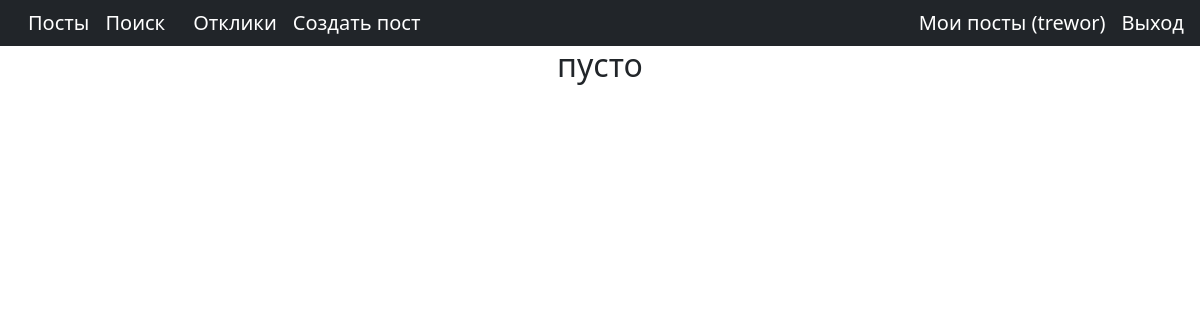
The app's page /responses/ (signed in), older data.
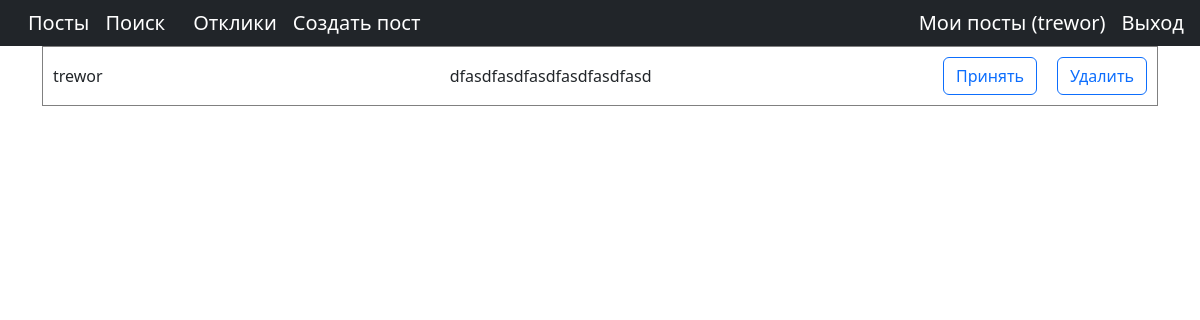
The same page, newer data.
### ads/models.py (models this page shows, shortened)
class Responses(models.Model):
    text = models.TextField()
    re_user = models.ForeignKey(User, related_name='responses', on_delete=models.CASCADE)
    date_created = models.DateTimeField(auto_now_add=True)
    re_post = models.ForeignKey(Post, on_delete=models.CASCADE)
    status = models.BooleanField(default=False)

### ads/views.py (the view, shortened to what this page needs)
# urls.py: path('responses/', responses, name='responses')
@login_required
@csrf_protect
def responses(request):
    responses_list = Responses.objects.filter(re_post__author__author=request.user)
    return render(request, 'responses.html', {'responses': responses_list})

### templates/responses.html (shortened to what this page needs)
{% extends 'flatpages/default.html' %}
{% load static %}
{% block content %}
<html lang="en">
<head>
</head>
<body>
    {% if responses %}
        {% for p in responses %}
    <table cellspacing="5" cellpadding="10" border="1" width="100%">
        <form method="post">
        <tr>
            <td align="left" width="150"> {{ p.re_user }}</td>
           <td align="center" width="1000">{{ p.text }}</td>
            <td>
            <button class="btn btn-outline-primary" name="action" value="accept"> Принять </button>
            <td>
            <button class="btn btn-outline-primary" name="action" value="delete">Удалить</button>
        </td>
            </td>
        </tr>
        </form>
    </table>
        {% endfor %}
    {% else %}
    <h2> пусто  </h2>
    {% endif %}
{% endblock content %}>

### templates/flatpages/default.html (shortened to what this page needs)
<!DOCTYPE html>
<html lang="en">
    <head>
        {% load static %}
        <link href="{% static 'css/styles.css' %}" rel="stylesheet" />
    </head>
    <body>
        <nav class="navbar navbar-expand-lg navbar-dark bg-dark static-top">
   <div class="container" >
       <div class="collapse navbar-collapse" id="navbarResponsive">
           <ul class="navbar-nav ml-auto">
               <li class="nav-item ">
                   <a class="navbar-brand"  href="{% url 'post_list'%}">Посты
                   </a>
               </li>
        </ul>
        </div>
       <div class="collapse navbar-collapse" id="navbarResponsive4">
           <ul class="navbar-nav ml-auto">
               <li class="nav-item ">
                   <a class="navbar-brand"  href="{% url 'search'%}">Поиск</a>
               </li>
           </ul>
       </div>
       <div class="container">
           <div class="collapse navbar-collapse" id="navbarResponsive2">
            <ul class="navbar-nav ml-auto">
               <li class="nav-item " >
                    <a class="navbar-brand"  href="{% url 'responses'%}">Отклики</a>
               </li>
                <li class="nav-item">
                    <a class="navbar-brand"  href="{% url 'post_created'%}">Создать пост </a>
                </li>
           </ul>
        </div>
       </div>
   </div>
        <div class="collapse navbar-collapse" id="navbarResponsive34">
                <ul class="navbar-nav ml-auto">
               <li class="nav-item active">
                   <a class="navbar-brand" href="{% url 'myposts'%}">Мои посты
                       <span class="sr-only">({{request.user.username}})</span>
                   </a>
               </li>
            <div>
               <a class="navbar-brand" href="{% url 'account_logout' %}">Выход</a>
            </div>
</nav>
        <div class="container text-center" >
   <div class="row">
       <div class="col-lg-12 text-center">
           {% block content %}{% endblock content %}
       </div>
   </div>
</div>
    </body>
</html>

Row changes from the older to the newer data that the page shows:
added Responses: re_user "trewor", text "dfasdfasdfasdfasdfasdfasd"
Text that changed along with them:
text no longer shown: "пусто"
